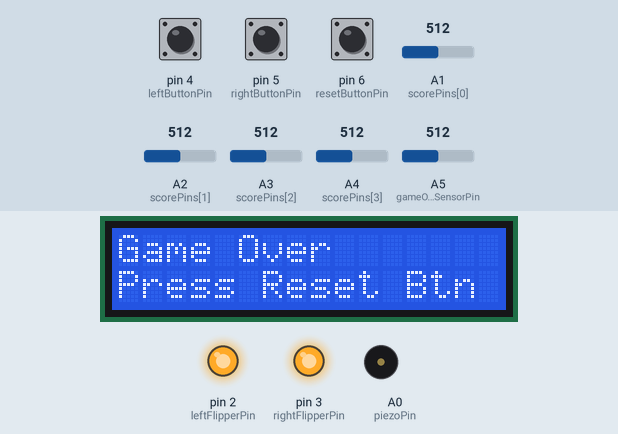
This sketch was run on a simulated Arduino Uno, built with avr-gcc and run on an emulated ATmega328P. Shown: 16×2 character LCD, output pins drawn as LEDs (lit = HIGH), buzzer (waves = sounding). Inputs (shaded band) come from the test bench; at power-on: pin 6 (resetButtonPin) HIGH, pin 4 (leftButtonPin) HIGH, pin 5 (rightButtonPin) HIGH, A2 (scorePins[1]) = 512, A1 (scorePins[0]) = 512, A3 (scorePins[2]) = 512, A4 (scorePins[3]) = 512, A5 (gameOverSensorPin) = 512. What the sketch prints to the serial monitor is not drawn.

Above: at 1.2 s.
1.3 s: pin 6 (resetButtonPin) pulled LOW for 0.15 s
At 1.66 s:
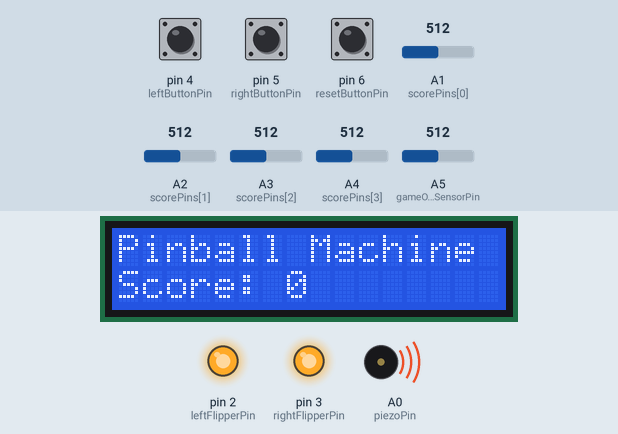
3.3 s: pin 4 (leftButtonPin) pulled LOW for 0.15 s
At 3.4 s:
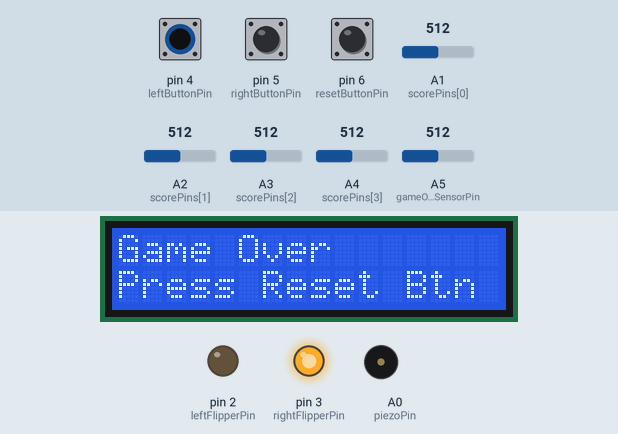
4.9 s: pin 5 (rightButtonPin) pulled LOW for 0.15 s
At 4.97 s:
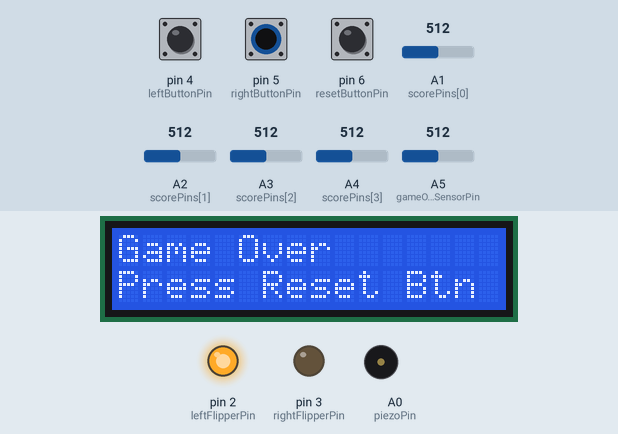
9.5 s: A2 (scorePins[1]) set to 107
12.5 s: A2 (scorePins[1]) set to 94
Timing chart, 0 to 15.0 s (numbered marks = the images above; inputs shaded):
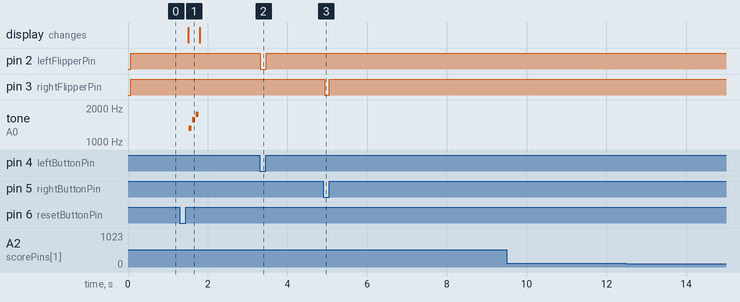

Measured:
- after the input at 1.3 s, tone on A0 (piezoPin): plays 1318 Hz for 0.08 s, 1568 Hz for 0.08 s, 1760 Hz for 0.08 s, starting after 0.22 s; the display: changes after 0.22 s (image 1)
- after the input at 3.3 s, pin 2 (leftFlipperPin): HIGH → LOW at once, → HIGH 0.16 s later
- after the input at 4.9 s, pin 3 (rightFlipperPin): HIGH → LOW at once, → HIGH 0.12 s later
- after the input at 9.5 s, every drawn part: stays the same
- after the input at 12.5 s, every drawn part: stays the same

The sketch:

Final_Code_Threshold.ino
```cpp
#include <LiquidCrystal.h>

// LCD wiring: RS=D12, E=D11, D4=D10, D5=D9, D6=D8, D7=D7
LiquidCrystal lcd(12, 11, 10, 9, 8, 7);

// Pin Assignments
const int leftFlipperPin = 2;
const int rightFlipperPin = 3;
const int leftButtonPin = 4;
const int rightButtonPin = 5;
const int resetButtonPin = 6;
const int piezoPin = A0; // Moved from D1 to A0 for safe tone + Serial

// Scoring Sensors
const int scorePins[] = {A1, A2, A3, A4};
const int numScorePins = sizeof(scorePins) / sizeof(scorePins[0]);
const int scoreThresholds[] = {800, 800, 800, 800}; // Individual thresholds

// Game Over Sensor
const int gameOverSensorPin = A5;
const int gameOverThreshold = 600;

int score = 0;
bool gameOver = false;
bool resetPressed = false;
unsigned long lastBounceTime = 0;
const int debounceDelay = 200;

void setup() {
  Serial.begin(9600);

  lcd.begin(16, 2);
  lcd.setCursor(0, 0);
  lcd.print("Pinball Machine");
  lcd.setCursor(0, 1);
  lcd.print("Score: 0");

  pinMode(leftFlipperPin, OUTPUT);
  pinMode(rightFlipperPin, OUTPUT);
  digitalWrite(leftFlipperPin, HIGH);
  digitalWrite(rightFlipperPin, HIGH);

  pinMode(leftButtonPin, INPUT_PULLUP);
  pinMode(rightButtonPin, INPUT_PULLUP);
  pinMode(resetButtonPin, INPUT_PULLUP);
  pinMode(gameOverSensorPin, INPUT);
}

void loop() {
  handleFlippers();

  // ✅ Print sensor values for A1–A4 every loop
  for (int i = 0; i < numScorePins; i++) {
    int value = analogRead(scorePins[i]);
    Serial.print("A");
    Serial.print(i + 1);
    Serial.print(": ");
    Serial.print(value);
    Serial.print("  ");
  }
  Serial.println();

  if (!gameOver) {
    handleScoring();
    checkGameOverSensor();
  } else {
    handleReset();
  }

  delay(2); // Slow down Serial output slightly
}

void handleScoring() {
  for (int i = 0; i < numScorePins; i++) {
    int sensorValue = analogRead(scorePins[i]);

    if (sensorValue < scoreThresholds[i] && (millis() - lastBounceTime > debounceDelay)) {
      score += 10;
      playCoinSound(); // Play sound immediately after scoring
      lastBounceTime = millis();
      updateDisplay();
      Serial.print("Sensor A");
      Serial.print(i + 1);
      Serial.println(" triggered and scored");
    }
  }
}

void handleFlippers() {
  digitalWrite(leftFlipperPin, digitalRead(leftButtonPin) == LOW ? LOW : HIGH);
  digitalWrite(rightFlipperPin, digitalRead(rightButtonPin) == LOW ? LOW : HIGH);
}

void checkGameOverSensor() {
  int gameOverValue = analogRead(gameOverSensorPin);
  Serial.print("A5 value: ");
  Serial.println(gameOverValue);

  if (gameOverValue < gameOverThreshold) {
    gameOver = true;
    lcd.clear();
    lcd.setCursor(0, 0);
    lcd.print("Game Over");
    lcd.setCursor(0, 1);
    lcd.print("Press Reset Btn");
    Serial.println("GAME OVER - Sensor Triggered");
  }
}

void handleReset() {
  if (digitalRead(resetButtonPin) == LOW && !resetPressed) {
    resetPressed = true;
    delay(200); // debounce
    score = 0;
    gameOver = false;
    updateDisplay();
    Serial.println("Game Reset");
  } else if (digitalRead(resetButtonPin) == HIGH) {
    resetPressed = false; // re-arm
  }
}

void playCoinSound() {
  tone(piezoPin, 1318, 80); delay(90); // E6
  tone(piezoPin, 1568, 80); delay(90); // G6
  tone(piezoPin, 1760, 80); delay(90); // A6
  noTone(piezoPin);
}

void updateDisplay() {
  lcd.clear();
  lcd.setCursor(0, 0);
  lcd.print("Pinball Machine");
  lcd.setCursor(0, 1);
  lcd.print("Score: ");
  lcd.print(score);
}
```
